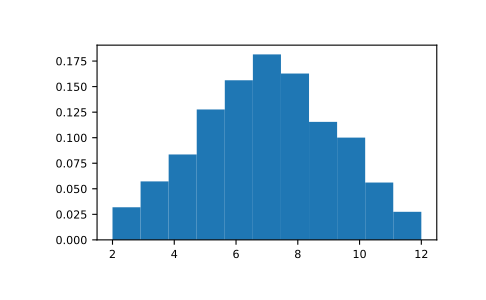

Recreate this plot in Python.
np.random.random_integers(5)
# 4
type(np.random.random_integers(5))
# <type 'int'>
np.random.random_integers(5, size=(3,2))
# array([[5, 4],
# [3, 3],
# [4, 5]])

# Choose five random numbers from the set of five evenly-spaced
# numbers between 0 and 2.5, inclusive (*i.e.*, from the set
# :math:`{0, 5/8, 10/8, 15/8, 20/8}`):

2.5 * (np.random.random_integers(5, size=(5,)) - 1) / 4.
# array([ 0.625,  1.25 ,  0.625,  0.625,  2.5  ])

# Roll two six sided dice 1000 times and sum the results:

d1 = np.random.random_integers(1, 6, 1000)
d2 = np.random.random_integers(1, 6, 1000)
dsums = d1 + d2

# Display results as a histogram:

import matplotlib.pyplot as plt
count, bins, ignored = plt.hist(dsums, 11, normed=True)
plt.show()
